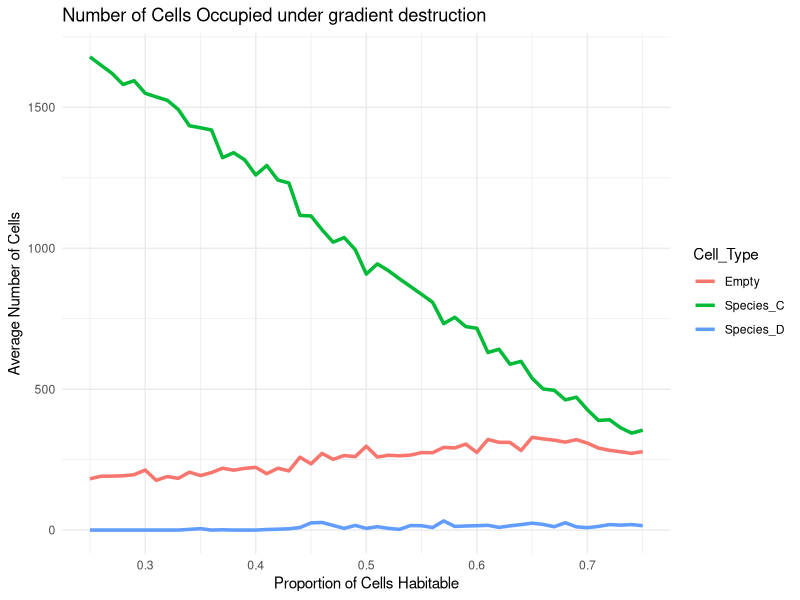

The R source for this figure:
# Load necessary libraries
require(ggplot2)
library(tidyr)

# Set path
setwd("/Users/mac/code/cs361/final-project-emma-luke/Experiment data")

# Read the CSV file
data <- read.csv("ideal_result_gradient.csv")

# Convert to long format for ggplot
data_long <- pivot_longer(data,
     cols = c("Species_C", "Species_D", "Empty"),
     names_to = "Cell_Type",
     values_to = "Count"
)

# Plot
ggplot(data_long, aes(x = Destruction, y = Count, color = Cell_Type)) +
     geom_line(size = 1.2) +
     labs(
          title = "Number of Cells Occupied under gradient destruction",
          x = "Proportion of Cells Habitable",
          y = "Average Number of Cells"
     ) +
     theme_minimal()
